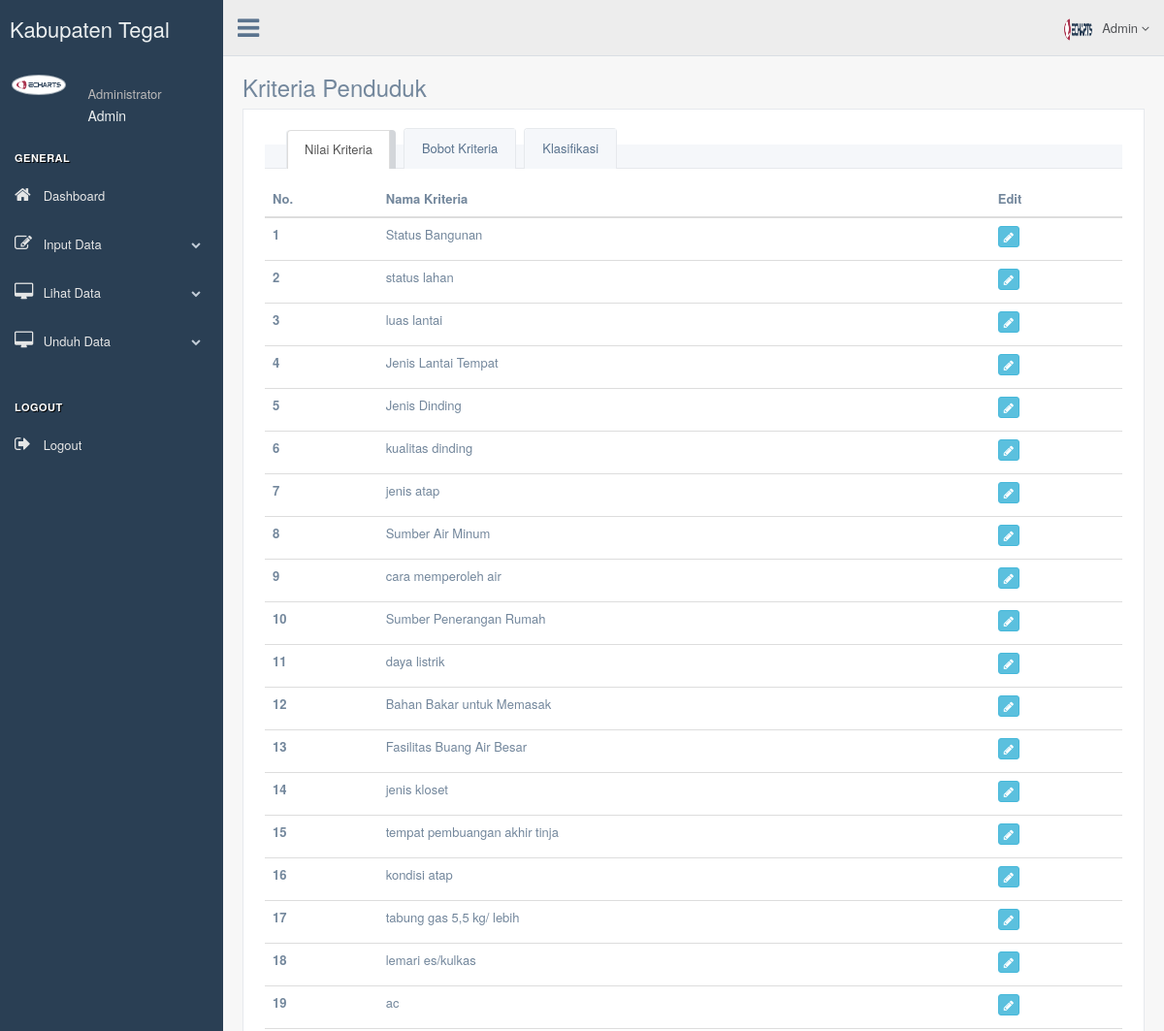
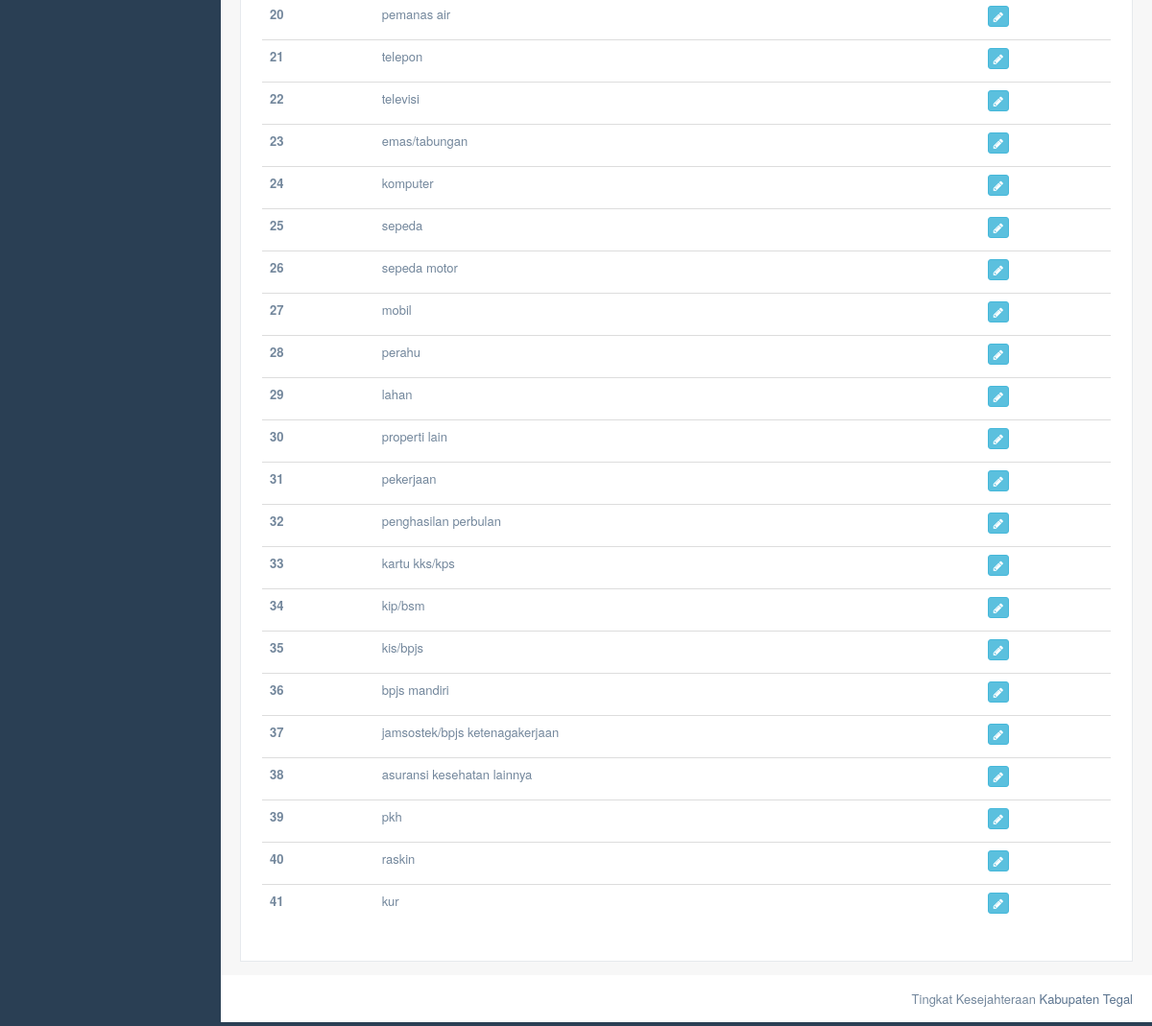
The page /index.php/c_variabel/bobot_Penduduk on the database its author committed (2 pictures, top to bottom).
### tables this page shows
CREATE TABLE `tb_variabel` (
  `variabel_id` int(11) NOT NULL,
  `nama_variabel` varchar(100) NOT NULL
);

CREATE TABLE `tb_variabel_aset` (
  `variabel_id` int(11) NOT NULL,
  `nama_variabel` varchar(100) NOT NULL
);

CREATE TABLE `tb_variabel_program_sosial` (
  `variabel_id` int(11) NOT NULL,
  `nama_variabel` varchar(100) NOT NULL
);

### application/controllers/c_variabel.php (called while the page is built, shortened)
<?php
class C_Variabel extends CI_Controller{
public function bobot_Penduduk(){
   $data['c_variabel']=$this->m_variabel->pembobotan_penduduk();
   $data['kesejahteraan']=$this->m_variabel->tb_tingkat_kesejahteraan();
    $data['kriteria'] = $this->m_variabel->tabel_variabel();
    $data['aset'] = $this->m_variabel->tabel_variabel_aset();
    $data['program'] = $this->m_variabel->tabel_variabel_program();
    $this->load->view('templates/header');
    $this->load->view('admin/inputdata/variabel/penduduk/input_bobot',$data);
    $this->load->view('templates/footer');
}
}
?>

### index.php (called while the page is built, shortened)
<?php
require_once BASEPATH.'core/CodeIgniter.php';

### application/models/m_variabel.php (called while the page is built, shortened)
<?php if ( ! defined('BASEPATH')) exit('No direct script access allowed');
class M_Variabel extends CI_Model{
    public function tabel_variabel(){
        $this->db->select('*');
        $this->db->from('tb_variabel');
        $q= $this->db->get()->result();
        return $q;
    }
    public function tabel_variabel_aset(){
      $this->db->select('*');
      $this->db->from('tb_variabel_aset');
      $q= $this->db->get()->result();
      return $q;
  }
  public function tabel_variabel_program(){
    $this->db->select('*');
    $this->db->from('tb_variabel_program_sosial');
    $q= $this->db->get()->result();
    return $q;
}
}
?>

### application/views/admin/inputdata/variabel/penduduk/input_bobot.php (the view, shortened to what this page needs)
<div class="right_col" role="main">
  <div class="">
    <div class="page-title">
      <div class="title_left">
        <h3>Kriteria Penduduk</h3>
      </div>
    </div>
    <div class="clearfix"></div>
      <div class="x_panel">
        <div class="x_content">
          <div class="" role="tabpanel" data-example-id="togglable-tabs">
            <ul id="myTab" class="nav nav-tabs bar_tabs" role="tablist">
              <li role="presentation" class="active"><a href="#tab_content1" id="home-tab" role="tab" data-toggle="tab" aria-expanded="true">Nilai Kriteria</a>
              </li>
              <li role="presentation" class=""><a href="#tab_content2" id="home-tab" role="tab" data-toggle="tab" aria-expanded="true">Bobot Kriteria</a>
              </li>
              <li role="presentation" class=""><a href="#tab_content3" role="tab" id="profile-tab" data-toggle="tab" aria-expanded="false">Klasifikasi</a>
              </li>
            </ul>
            <div id="myTabContent" class="tab-content">
              <div role="tabpanel" class="tab-pane fade active in" id="tab_content1" aria-labelledby="home-tab">
                <table class="table table-hover" id="datatable">
                      <thead>
                        <tr>
                          <th>No.</th>
                          <th>Nama Kriteria</th>
                          <th>Edit</th>
                        </tr>
                      </thead>
                      <tbody>
                      <?php $i=1;
                      foreach ($kriteria as $k) { ?>
                        <tr>
                          <th><?php echo $i++ ?></th>
                          <td><input type='hidden' name='check[]' value='{$k->variabel_id}'>
                          <?php echo $k->nama_variabel ?></td>
                          <td>
                            <a class="btn btn-info btn-xs" title="Edit Data" href="<?php echo base_url('c_variabel/edit_variabel/'.$k->variabel_id) ?>"><i class="fa fa-pencil"></i></a>
                          </td>
                        </tr>
                      <?php } ?>
                      <?php $i=17;
                      foreach ($aset as $k) { ?>
                        <tr>
                          <th><?php echo $i++ ?></th>
                          <td><input type='hidden' name='check[]' value='{$k->variabel_id}'>
                          <?php echo $k->nama_variabel ?></td>
                          <td>
                            <a class="btn btn-info btn-xs" title="Edit Data" href="<?php echo base_url('c_variabel/edit_variabel_aset/'.$k->variabel_id) ?>"><i class="fa fa-pencil"></i></a>
                          </td>
                        </tr>
                      <?php } ?>
                      <?php $i=33;
                      foreach ($program as $k) { ?>
                        <tr>
                          <th><?php echo $i++ ?></th>
                          <td><input type='hidden' name='check[]' value='{$k->variabel_id}'>
                          <?php echo $k->nama_variabel ?></td>
                          <td>
                            <a class="btn btn-info btn-xs" title="Edit Data" href="<?php echo base_url('c_variabel/edit_variabel_program/'.$k->variabel_id) ?>"><i class="fa fa-pencil"></i></a>
                          </td>
                        </tr>
                      <?php } ?>
                      </tbody>
                    </table>
              </div>
            </div>
          </div>
        </div>
      </div>
  </div>
</div>

### rows shown on the page
tb_variabel: nama_variabel "Status Bangunan"
tb_variabel: nama_variabel "status lahan"
tb_variabel: nama_variabel "luas lantai"
tb_variabel: nama_variabel "Jenis Lantai Tempat"
tb_variabel: nama_variabel "Jenis Dinding"
tb_variabel: nama_variabel "kualitas dinding"
tb_variabel: nama_variabel "jenis atap"
tb_variabel: nama_variabel "Sumber Air Minum"
tb_variabel: nama_variabel "cara memperoleh air"
tb_variabel: nama_variabel "Sumber Penerangan Rumah"
tb_variabel: nama_variabel "daya listrik"
tb_variabel: nama_variabel "Bahan Bakar untuk Memasak"
tb_variabel: nama_variabel "Fasilitas Buang Air Besar"
tb_variabel: nama_variabel "jenis kloset"
tb_variabel: nama_variabel "tempat pembuangan akhir tinja"
tb_variabel: nama_variabel "kondisi atap"
tb_variabel_aset: nama_variabel "tabung gas 5,5 kg/ lebih"
tb_variabel_aset: nama_variabel "lemari es/kulkas"
tb_variabel_aset: nama_variabel "ac"
tb_variabel_aset: nama_variabel "pemanas air"
tb_variabel_aset: nama_variabel "telepon"
tb_variabel_aset: nama_variabel "televisi"
tb_variabel_aset: nama_variabel "emas/tabungan"
tb_variabel_aset: nama_variabel "komputer"
tb_variabel_aset: nama_variabel "sepeda"
tb_variabel_aset: nama_variabel "sepeda motor"
tb_variabel_aset: nama_variabel "mobil"
tb_variabel_aset: nama_variabel "perahu"
tb_variabel_aset: nama_variabel "lahan"
tb_variabel_aset: nama_variabel "properti lain"
tb_variabel_aset: nama_variabel "pekerjaan"
tb_variabel_aset: nama_variabel "penghasilan perbulan"
tb_variabel_program_sosial: nama_variabel "kartu kks/kps"
tb_variabel_program_sosial: nama_variabel "kip/bsm"
tb_variabel_program_sosial: nama_variabel "kis/bpjs"
tb_variabel_program_sosial: nama_variabel "bpjs mandiri"
tb_variabel_program_sosial: nama_variabel "jamsostek/bpjs ketenagakerjaan"
tb_variabel_program_sosial: nama_variabel "asuransi kesehatan lainnya"
tb_variabel_program_sosial: nama_variabel "pkh"
tb_variabel_program_sosial: nama_variabel "raskin"
tb_variabel_program_sosial: nama_variabel "kur"
